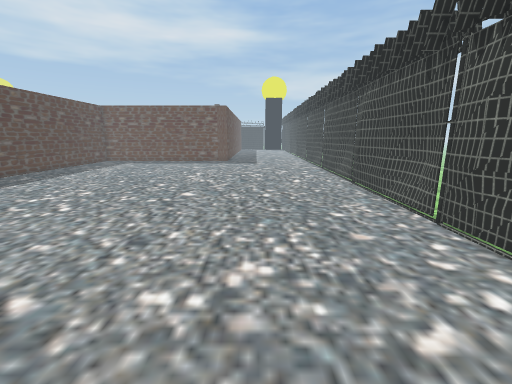
view 1 (above)

16 first-person views from a walk through a Unity game level. The camera is 1.5 m above the floor, tilts 12° down and sees 90° across. The floor is counted in squares, 0.6 m on a side. Each view is taken from the middle of a square. On the plan, view 1 faces up. The plan holds only what a view shows up to about 18 squares ahead; the rest is blank. The place goes on beyond the plan. The player is left out. Some surface patterns are stand-ins.

view 2
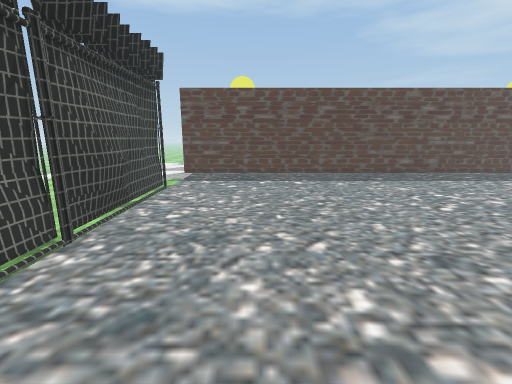

view 3
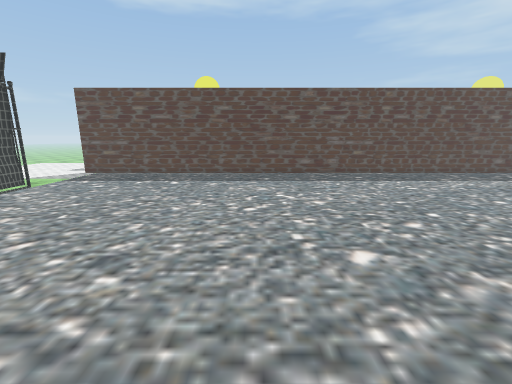

view 4
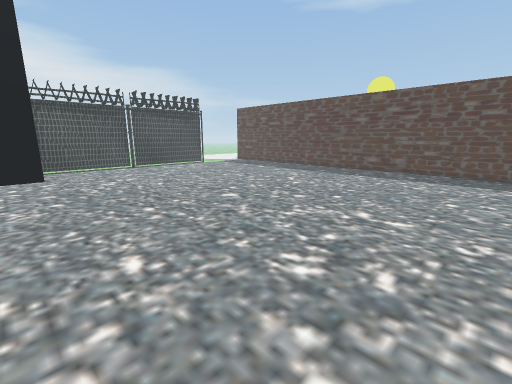

view 5
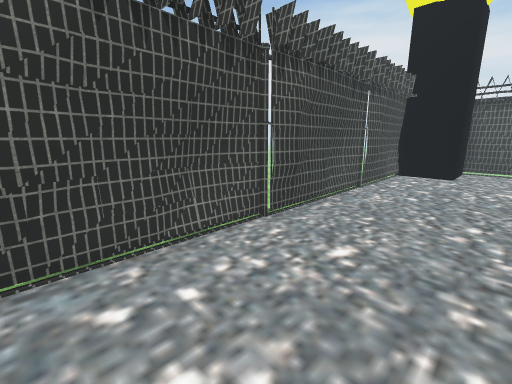

view 6
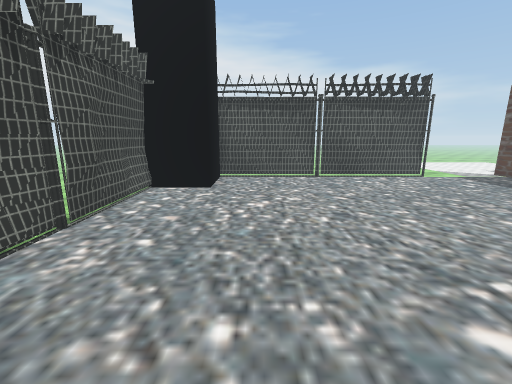

view 7
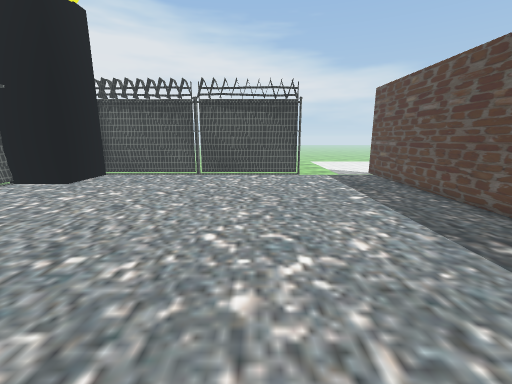

view 8
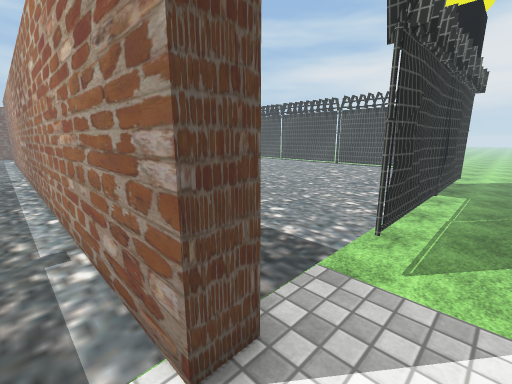

view 9
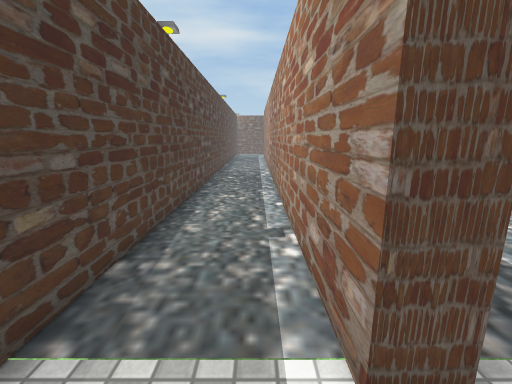

view 10
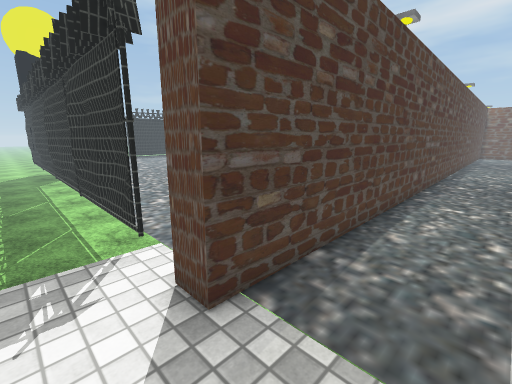

view 11
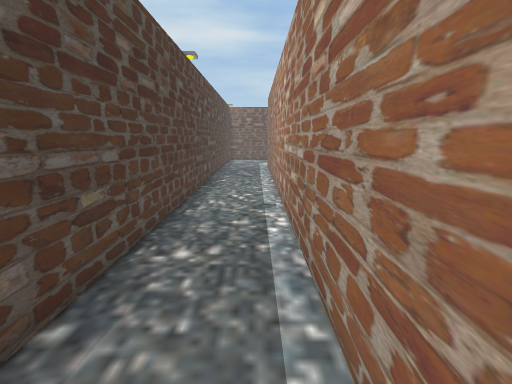

view 12
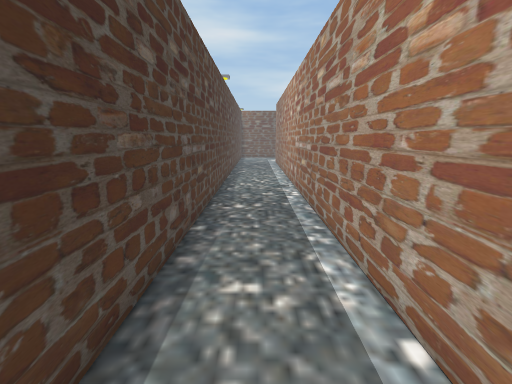

view 13
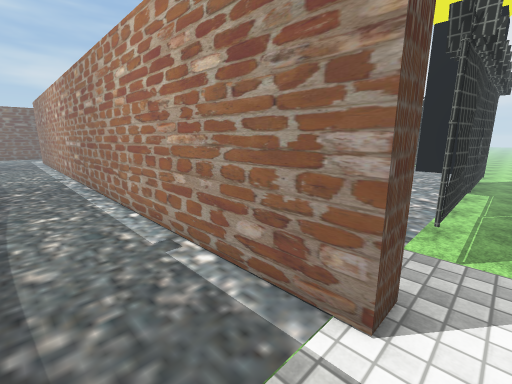

view 14
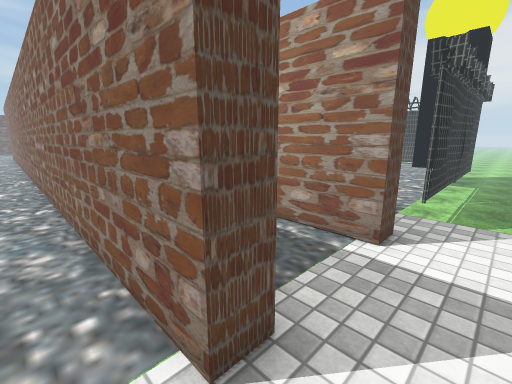

view 15
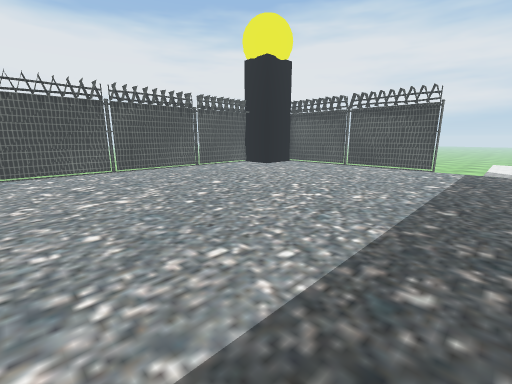

view 16
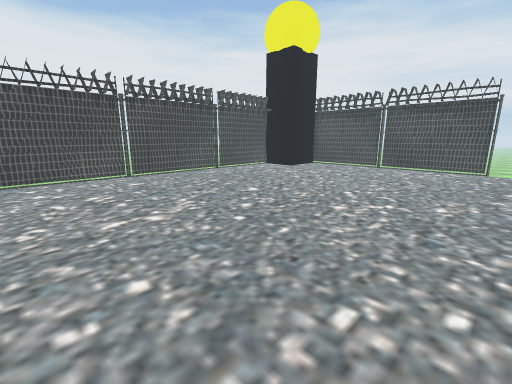

### Floor plan
Key: @ floor where view 1 was taken; # wall or solid block; x gap in a wall; . floor; = window, fence, low wall or low ledge; v drop or lower ground.
Columns run from 37 left of view 1 to 6 right of it. Each row starts with its distance up from view 1.
 20                 #...##....................#v
 19               .##...##....................#v
 18               .##...##....................#v
 17               .##...##.....................#
 16               .##...##.....................#
 15               .##...##....................##
 14               .##...##....................#
 13               .##...##....................#
 12               .##...##....................#
 11               .##...##....................#v
 10               .##...##....................#v
  9               .##...##.....................
  8               .##...##....................#v
  7               .##...##....................#
  6               .##...##....................#
  5               .##...##....................#
  4               .##...##....................#
  3               .##...##....................#v
  2   ...         .##...##....................#v
  1   ......      .##...##.................####v
  0      .....    .##...##...............@.#
 -1        .....  .##...##.................#
 -2  ####    ### ..##...##........###....  #
 -3 ##vvvv###vv#vv.##...##.=  x###v######v##vvv
 -4 vvvvvvvvvvv  v.........v  vvvvvvvvvvvvvvvvvv
 -5 vvvvvvvvvvv  v.........v  vvvvvvvvvvvvvvvvvv

Where each view was taken, in squares from view 1:
view 1: 0 up, 0 right, facing up
view 2: 2 up, 2 right, facing left
view 3: 9 up, 2 right, facing left
view 4: 20 up, 4 right, facing down-left
view 5: 20 up, 0 right, facing down-right
view 6: 14 up, 0 right, facing down
view 7: 15 up, 8 left, facing down
view 8: 5 down, 18 left, facing up-right
view 9: 5 down, 18 left, facing up
view 10: 5 down, 18 left, facing up-left
view 11: 6 up, 18 left, facing up
view 12: 2 up, 19 left, facing up
view 13: 4 down, 20 left, facing up-right
view 14: 5 down, 23 left, facing up-right
view 15: 20 up, 15 left, facing down-right
view 16: 20 up, 12 left, facing down-right
